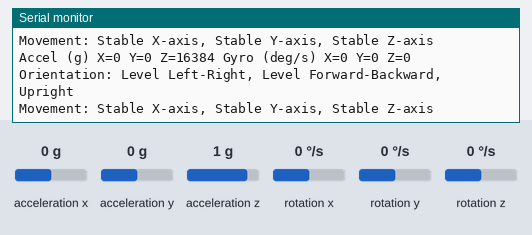
This sketch was run on a simulated ESP32. Parts: the last lines printed to the serial monitor. Wiring (inferred from the names in the program): MPU-6050 motion sensor at I2C address 0x68. Inputs (shaded band) come from the test bench; at power-on: acceleration x 0 g, acceleration y 0 g, acceleration z 1 g, rotation x 0 °/s, rotation y 0 °/s, rotation z 0 °/s.

Above: at 1.8 s.
1.9 s: acceleration x set to -1.4 g
At 2.4 s:
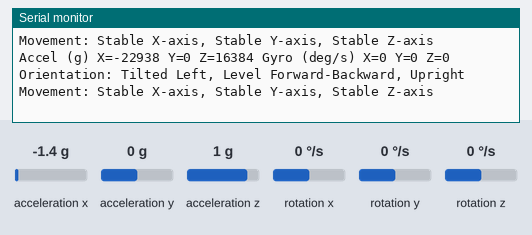
4.5 s: acceleration y set to -1.4 g
At 5.9 s:
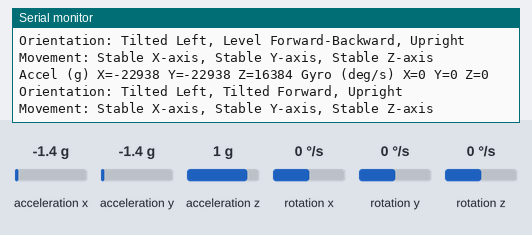
7.5 s: acceleration z set to -1.4 g
At 8.9 s:
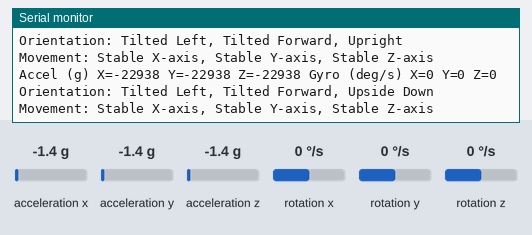
10.6 s: rotation x set to -192 °/s
At 11.7 s:
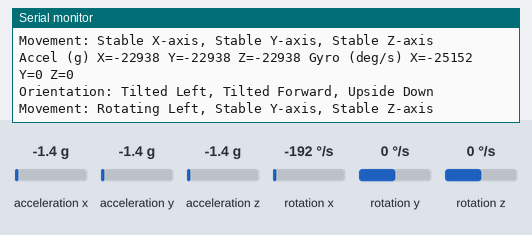
13.6 s: rotation y set to -192 °/s
At 15.0 s:
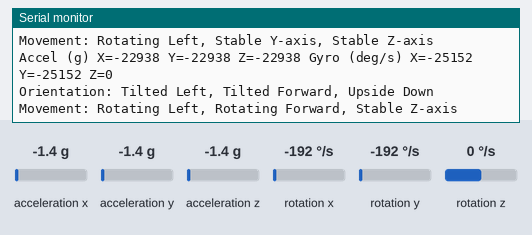
16.6 s: rotation z set to -192 °/s
At 17.6 s:
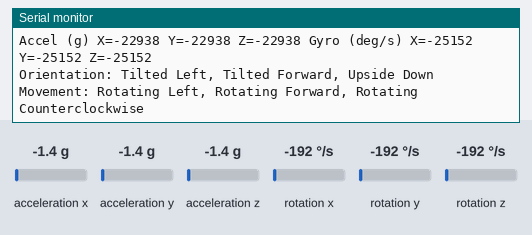

The sketch:

gyroscope.ino
```cpp
#include <Wire.h>

const int MPU_ADDR = 0x68; // I2C address of the MPU-6050
int16_t AcX, AcY, AcZ, Tmp, GyX, GyY, GyZ;

void setup()
{

  Serial.begin(115200);

  Wire.begin(13, 14, 100000); // sda, scl, clock speed
  Wire.beginTransmission(MPU_ADDR);
  Wire.write(0x6B); // PWR_MGMT_1 register
  Wire.write(0);    // set to zero (wakes up the MPU−6050)
  Wire.endTransmission(true);
  Serial.println("Setup complete");

  delay(10);
}

void loop()
{

  Wire.beginTransmission(MPU_ADDR);
  Wire.write(0x3B); // starting with register 0x3B (ACCEL_XOUT_H)
  Wire.endTransmission(true);
  Wire.beginTransmission(MPU_ADDR);
  Wire.requestFrom(MPU_ADDR, 14, true); // request a total of 14 registers
  AcX = Wire.read() << 8 | Wire.read();  // 0x3B (ACCEL_XOUT_H) & 0x3C (ACCEL_XOUT_L)
  AcY = Wire.read() << 8 | Wire.read();  // 0x3D (ACCEL_YOUT_H) & 0x3E (ACCEL_YOUT_L)
  AcZ = Wire.read() << 8 | Wire.read();  // 0x3F (ACCEL_ZOUT_H) & 0x40 (ACCEL_ZOUT_L)
  Tmp = Wire.read() << 8 | Wire.read();  // 0x41 (TEMP_OUT_H) &  0x42 (TEMP_OUT_L)
  GyX = Wire.read() << 8 | Wire.read();  // 0x3B (ACCEL_XOUT_H) & 0x3C (ACCEL_XOUT_L)
  GyY = Wire.read() << 8 | Wire.read();  // 0x3D (ACCEL_YOUT_H) & 0x3E (ACCEL_YOUT_L)
  GyZ = Wire.read() << 8 | Wire.read();  // 0x3F (ACCEL_ZOUT_H) & 0x40 (ACCEL_ZOUT_L)

  // Print raw values
  Serial.print("Accel (g)");
  Serial.print(" X=");
  Serial.print(AcX);
  Serial.print(" Y=");
  Serial.print(AcY);
  Serial.print(" Z=");
  Serial.print(AcZ);
  Serial.print(" Gyro (deg/s)");
  Serial.print(" X=");
  Serial.print(GyX);
  Serial.print(" Y=");
  Serial.print(GyY);
  Serial.print(" Z=");
  Serial.println(GyZ);

  // Interpret accelerometer values
  Serial.print("Orientation: ");
  if (AcX < -15000) {
    Serial.print("Tilted Left, ");
  } else if (AcX > 15000) {
    Serial.print("Tilted Right, ");
  } else {
    Serial.print("Level Left-Right, ");
  }

  if (AcY < -15000) {
    Serial.print("Tilted Forward, ");
  } else if (AcY > 15000) {
    Serial.print("Tilted Backward, ");
  } else {
    Serial.print("Level Forward-Backward, ");
  }

  if (AcZ < 0) {
    Serial.println("Upside Down");
  } else {
    Serial.println("Upright");
  }

  // Interpret gyroscope values
  Serial.print("Movement: ");
  if (GyX < -2000) {
    Serial.print("Rotating Left, ");
  } else if (GyX > 2000) {
    Serial.print("Rotating Right, ");
  } else {
    Serial.print("Stable X-axis, ");
  }

  if (GyY < -2000) {
    Serial.print("Rotating Forward, ");
  } else if (GyY > 2000) {
    Serial.print("Rotating Backward, ");
  } else {
    Serial.print("Stable Y-axis, ");
  }

  if (GyZ < -2000) {
    Serial.println("Rotating Counterclockwise");
  } else if (GyZ > 2000) {
    Serial.println("Rotating Clockwise");
  } else {
    Serial.println("Stable Z-axis");
  }

  delay(1000);
}
```

Measured:
- after the input at 1.9 s, the serial monitor: prints a new line after 0.13 s (image 1)
- after the input at 4.5 s, the serial monitor: prints a new line after 0.57 s (image 2)
- after the input at 7.5 s, the serial monitor: prints a new line after 0.60 s (image 3)
- after the input at 10.6 s, the serial monitor: prints a new line after 0.53 s (image 4)
- after the input at 13.6 s, the serial monitor: prints a new line after 0.56 s (image 5)
- after the input at 16.6 s, the serial monitor: prints a new line after 0.60 s (image 6)
